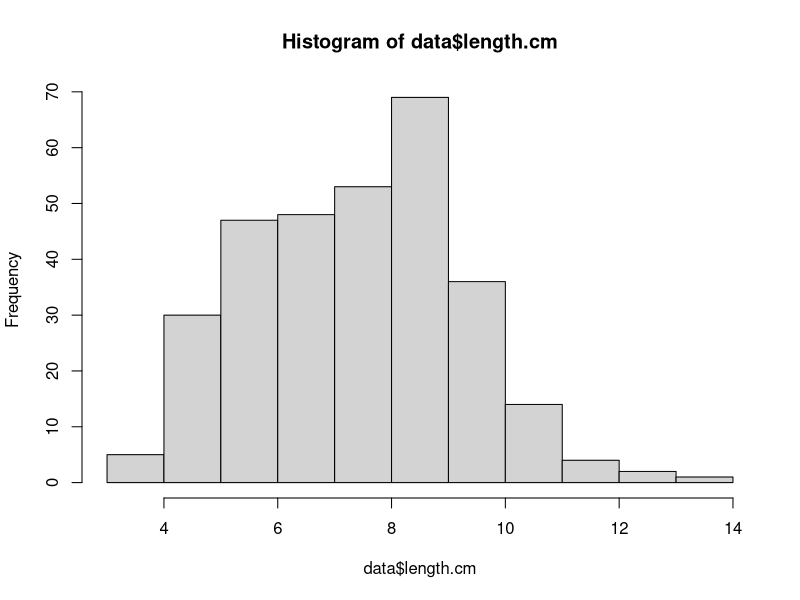
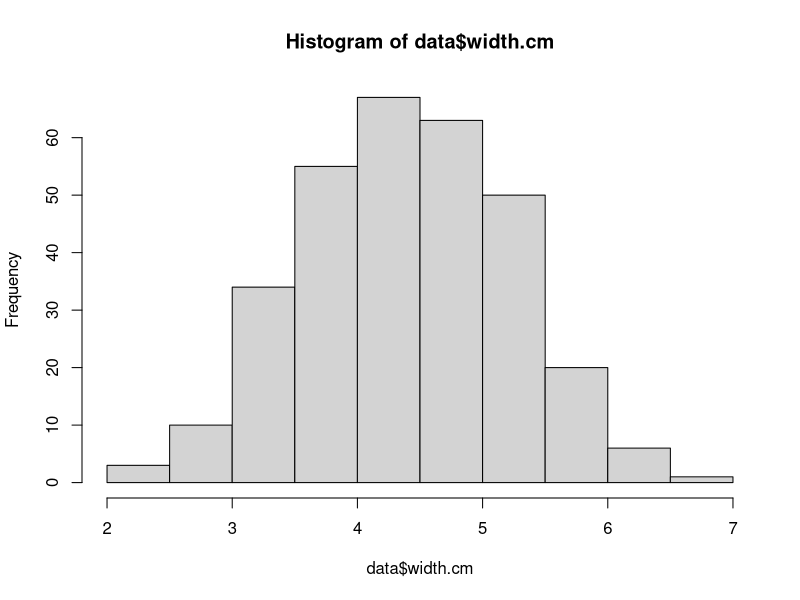
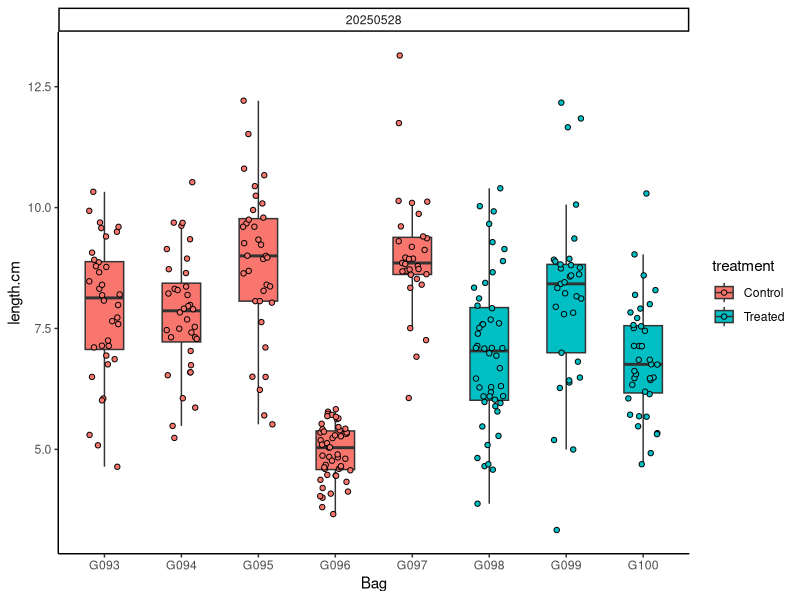
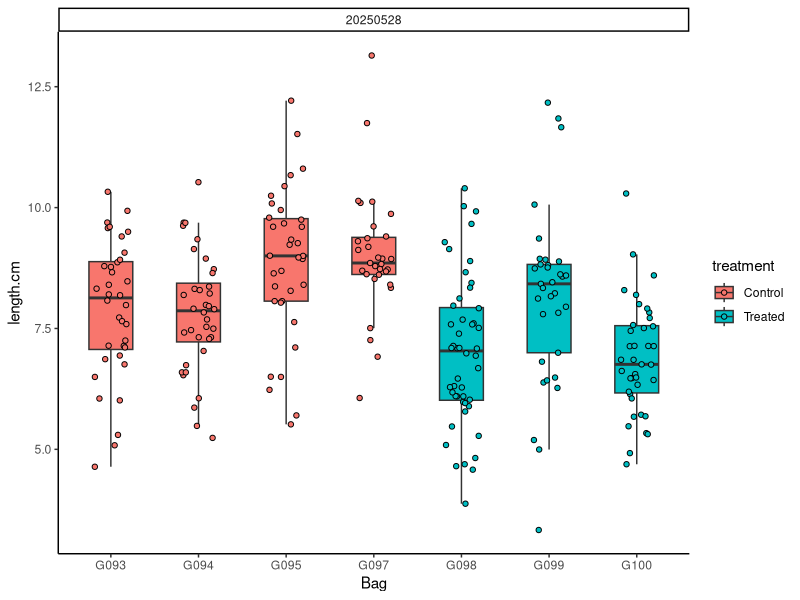
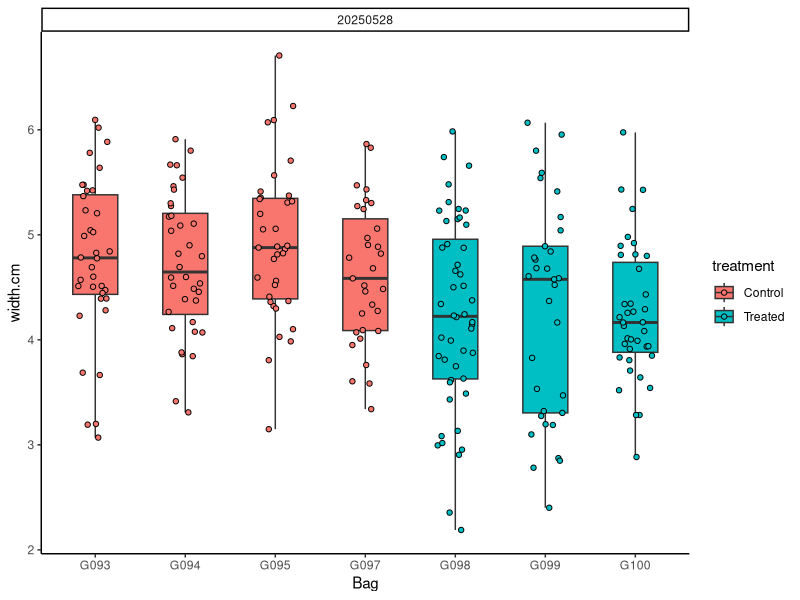
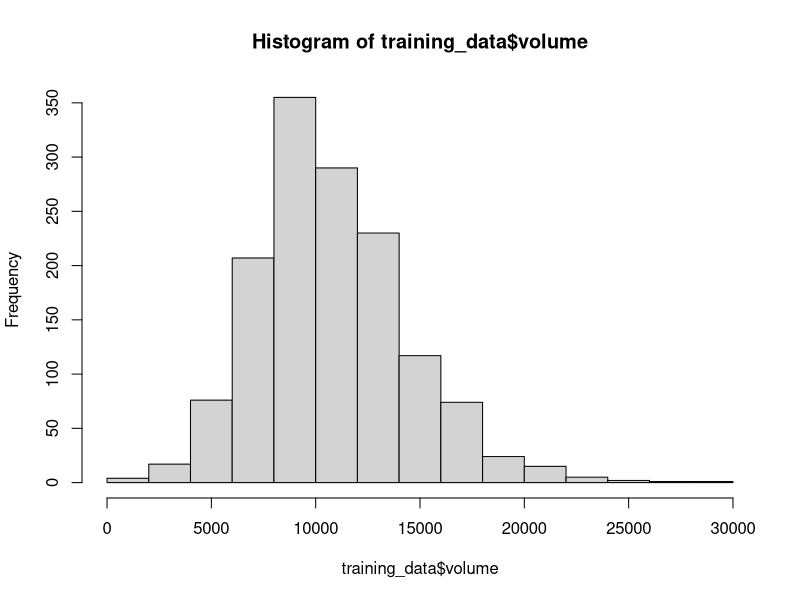
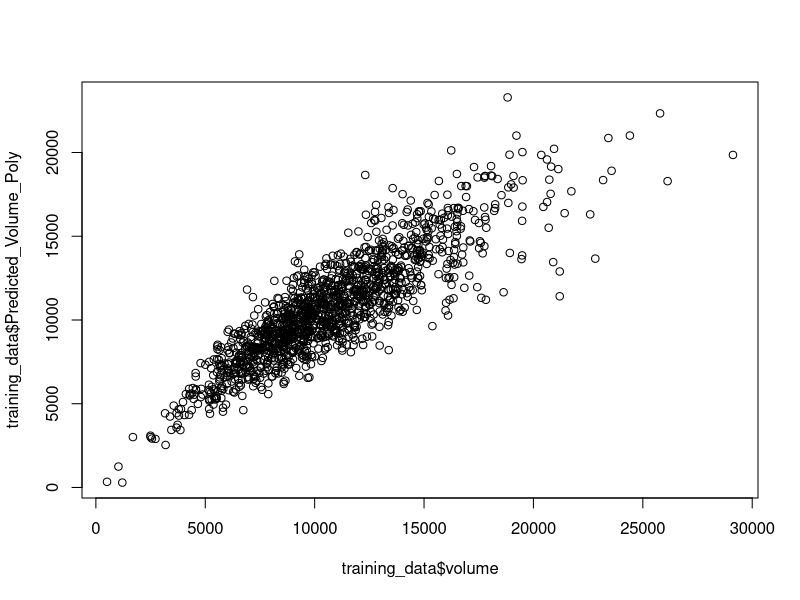
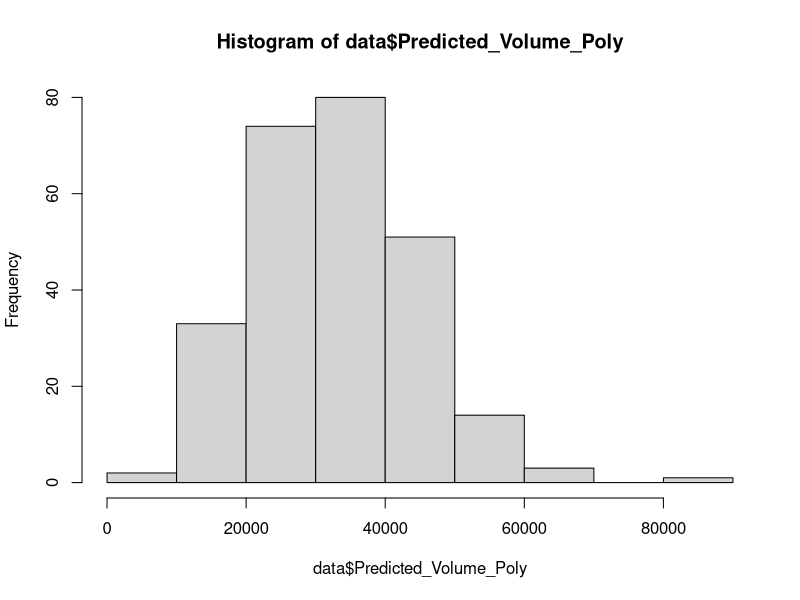

Reproduce these figures in R, in order.
## ---- chunk 1
knitr::opts_chunk$set(echo = TRUE, warning = FALSE, message = FALSE)
## ---- chunk 2
if ("tidyverse" %in% rownames(installed.packages()) == 'FALSE') install.packages('tidyverse') 
if ("ggplot2" %in% rownames(installed.packages()) == 'FALSE') install.packages('ggplot2') 
if ("ggeffects" %in% rownames(installed.packages()) == 'FALSE') install.packages('ggeffects') 

library("ggplot2")
library("tidyverse")
library("lme4")
library("lmerTest")
library("emmeans")
library("car")
library("mgcv")
library("ggeffects")
library("cowplot")
library("readxl")
## ---- chunk 3
data<-read_excel(path="data/outplanting/Sequim/size_Sequim.xlsx")%>%
  mutate(date=as.factor(date))
## ---- chunk 4
data$bag<-factor(data$bag)
## ---- chunk 5
metadata<-read_csv(file="data/outplanting/Sequim/bag_list_Sequim.csv")
metadata$bag<-factor(metadata$bag)

data$treatment<-metadata$treatment[match(data$bag, metadata$bag)]
## ---- chunk 6
hist(data$length.cm)
hist(data$width.cm)
## ---- chunk 7
plot1<-data%>%
  ggplot(aes(x=bag, y=length.cm, fill = treatment)) +
  facet_wrap(~date)+
  geom_boxplot(width=.5, outlier.shape= NA, position = position_dodge(width = 0.4)) +
  geom_point(pch = 21, position=position_jitterdodge(dodge.width=0.4)) +
  xlab("Bag") + 
  theme_classic(); plot1
## ---- chunk 8
data<-data%>%
  filter(!bag=="G096")
## ---- chunk 9
plot1<-data%>%
  ggplot(aes(x=bag, y=length.cm, fill = treatment)) +
  facet_wrap(~date)+
  geom_boxplot(width=.5, outlier.shape= NA, position = position_dodge(width = 0.4)) +
  geom_point(pch = 21, position=position_jitterdodge(dodge.width=0.4)) +
  xlab("Bag") + 
  theme_classic(); plot1
## ---- chunk 10
plot2<-data%>%
  ggplot(aes(x=bag, y=width.cm, fill = treatment)) +
  facet_wrap(~date)+
  geom_boxplot(width=.5, outlier.shape= NA, position = position_dodge(width = 0.4)) +
  geom_point(pch = 21, position=position_jitterdodge(dodge.width=0.4)) +
  xlab("Bag") + 
  theme_classic(); plot2
## ---- chunk 11
data$length.mm<-data$length.cm*10
data$width.mm<-data$width.cm*10
## ---- chunk 12
training_data<-read_csv(file="data/outplanting/GoosePoint/growth_GoosePoint.csv")%>%
  mutate(date=as.factor(date))%>%
  filter(date=="20240909")

training_data$volume <- (4/3) * pi * (training_data$length.mm/2) * (training_data$width.mm/2) * (training_data$depth.mm/2)

training_data<-training_data%>%
  filter(!is.na(volume))

hist(training_data$volume)
## ---- chunk 13
# Fit a polynomial regression model (2nd-degree polynomial)
poly_model <- lm(volume ~ poly(length.mm, 2) + poly(width.mm, 2) + length.mm:width.mm, data = training_data)

summary(poly_model)
## ---- chunk 14
training_data$Predicted_Volume_Poly <- predict(poly_model, training_data)
plot(training_data$Predicted_Volume_Poly ~ training_data$volume)
## ---- chunk 15
data$Predicted_Volume_Poly <- predict(poly_model, data)
hist(data$Predicted_Volume_Poly)
## ---- chunk 16
data<-data%>%filter(Predicted_Volume_Poly>0)
hist(data$Predicted_Volume_Poly)
## ---- chunk 17
plot4<-data%>%
  ggplot(aes(x=bag, y=Predicted_Volume_Poly, fill = treatment)) +
  geom_boxplot(width=.5, outlier.shape= NA, position = position_dodge(width = 0.4)) +
  geom_point(pch = 21, position=position_jitterdodge(dodge.width=0.4)) +
  xlab("Bag") + 
  scale_colour_manual(values=c("darkgray", "purple3"))+
  scale_fill_manual(values=c("darkgray", "purple3"))+
  theme_classic(); plot4

ggsave(plot4, filename="figures/growth/sequim/bag_sizes.png", width=8, height=5, units="in")
## ---- chunk 18
plot5<-data%>%
  ggplot(aes(x=treatment, y=Predicted_Volume_Poly, fill = treatment)) +
  geom_boxplot(width=.5, outlier.shape= NA, position = position_dodge(width = 0.4)) +
  geom_point(pch = 21, position=position_jitterdodge(dodge.width=0.4)) +
  xlab("Treatment") + 
  theme_classic() +
    scale_colour_manual(values=c("darkgray", "purple3"))+
  scale_fill_manual(values=c("darkgray", "purple3"))+
  theme(axis.text.x=element_text(angle=45, vjust=1, hjust=1)); plot5

ggsave(plot5, filename="figures/growth/sequim/treatment_sizes.png", width=6, height=4, units="in")
## ---- chunk 19
plot6<-data%>%
  group_by(bag, treatment, date)%>%
  summarise(mean=mean(Predicted_Volume_Poly, na.rm=TRUE), se=sd(Predicted_Volume_Poly, na.rm=TRUE)/sqrt(length(Predicted_Volume_Poly)))%>%
  
  ggplot(aes(x=bag, y=mean, fill = treatment)) +
  geom_point(pch = 21) +
  geom_errorbar(aes(ymin=mean-se, ymax=mean+se), width=0)+
  xlab("Bag") + 
  ylab("Volume")+
  #ylim(2000, 15000)+
  theme_classic() + 
  theme(axis.text.x=element_text(angle=45, vjust=1, hjust=1)); plot6
## ---- chunk 20
plot7<-data%>%
  group_by(treatment, date)%>%
  summarise(mean=mean(Predicted_Volume_Poly, na.rm=TRUE), se=sd(Predicted_Volume_Poly, na.rm=TRUE)/sqrt(length(Predicted_Volume_Poly)))%>%
  
  ggplot(aes(x=treatment, y=mean, fill = treatment)) +
  geom_point(pch = 21, size=4) +
  geom_errorbar(aes(ymin=mean-se, ymax=mean+se), width=0)+
  xlab("Treatment") + 
  ylab("Volume")+
  #ylim(5000, 15000)+
  theme_classic() + 
  theme(axis.text.x=element_text(angle=45, vjust=1, hjust=1)); plot7
## ---- chunk 21
model<-lmer(sqrt(Predicted_Volume_Poly) ~ treatment + (1|bag:treatment), data=data)

summary(model)
anova(model)

qqPlot(residuals(model))
hist(residuals(model))
## ---- chunk 22
# Extract raw residuals
data$raw_resid <- residuals(model)

# Standardize residuals
data$std_resid <- data$raw_resid / sd(data$raw_resid)

# Flag potential outliers
outlier_threshold <- 3
data$outlier_flag <- abs(data$std_resid) > outlier_threshold

# Filter rows flagged as outliers
outliers <- data %>% filter(outlier_flag == TRUE)
print(outliers)

# Plot standardized residuals
ggplot(data, aes(x = seq_along(std_resid), y = std_resid)) +
  geom_point(aes(color = outlier_flag), size = 2) +
  geom_hline(yintercept = c(-outlier_threshold, outlier_threshold), linetype = "dashed", color = "red") +
  labs(title = "Standardized Residuals with Outliers", x = "Index", y = "Standardized Residual") +
  theme_minimal()
## ---- chunk 23
data<-data%>%
  filter(!outlier_flag==TRUE)
## ---- chunk 24
model<-lmer(sqrt(Predicted_Volume_Poly) ~ treatment + (1|bag:treatment), data=data)

summary(model)
anova(model)

qqPlot(residuals(model))
hist(residuals(model))
